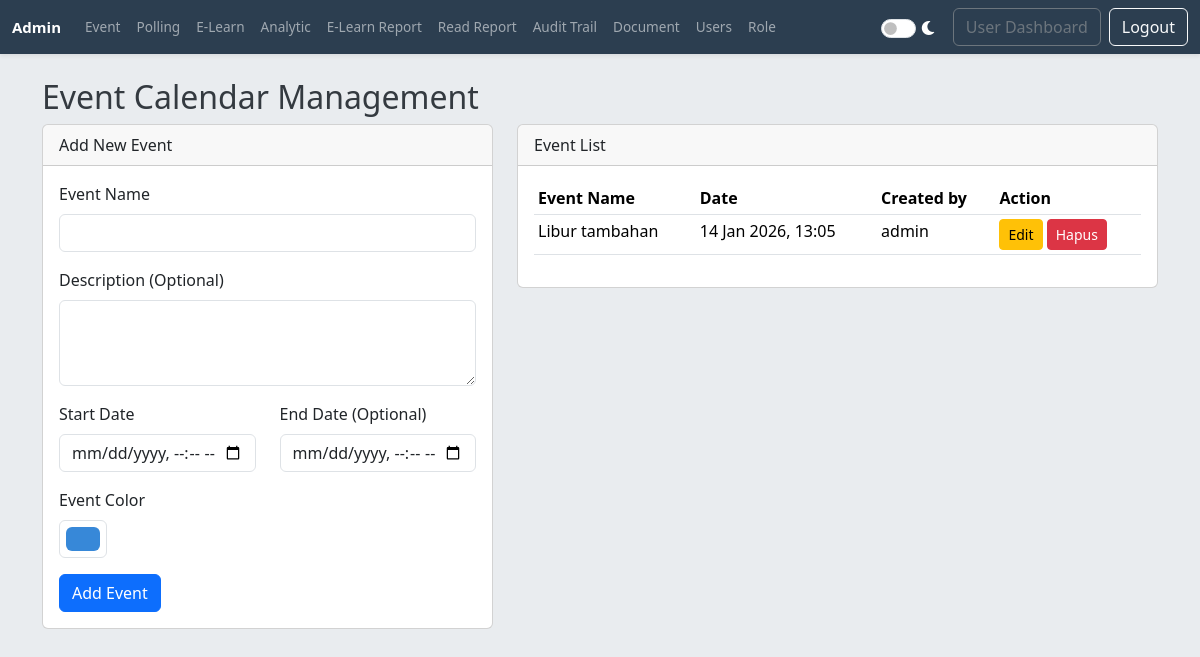
/admin/manage_events.php (signed in), run on the app's committed database.
### tables this page shows
CREATE TABLE IF NOT EXISTS `events` (
  `id` int NOT NULL AUTO_INCREMENT,
  `title` varchar(255) NOT NULL,
  `description` text,
  `start_datetime` datetime NOT NULL,
  `end_datetime` datetime DEFAULT NULL,
  `event_color` varchar(20) DEFAULT '#3788d8',
  `created_by` int DEFAULT NULL,
  `created_at` timestamp NOT NULL DEFAULT CURRENT_TIMESTAMP,
  PRIMARY KEY (`id`) USING BTREE,
  KEY `fk_events_user` (`created_by`) USING BTREE,
  CONSTRAINT `fk_events_user` FOREIGN KEY (`created_by`) REFERENCES `users` (`id`) ON DELETE SET NULL ON UPDATE RESTRICT
);

CREATE TABLE IF NOT EXISTS `users` (
  `id` int NOT NULL AUTO_INCREMENT,
  `username` varchar(50) NOT NULL,
  `password` varchar(255) NOT NULL,
  `role_id` int DEFAULT '2',
  `profile_picture` varchar(255) DEFAULT NULL,
  `is_active` tinyint(1) NOT NULL DEFAULT '1',
  `departement_id` int DEFAULT NULL,
  `theme` varchar(10) NOT NULL DEFAULT 'light',
  PRIMARY KEY (`id`) USING BTREE,
  UNIQUE KEY `username` (`username`) USING BTREE,
  KEY `users_ibfk_2` (`role_id`) USING BTREE,
  CONSTRAINT `users_ibfk_2` FOREIGN KEY (`role_id`) REFERENCES `roles` (`id`) ON DELETE SET NULL ON UPDATE RESTRICT
);

### includes/theme_handler.php (called while the page is built, shortened)
<?php
function get_theme_class() {
    return ($_SESSION['theme'] ?? 'light') === 'dark' ? 'dark-mode' : '';
}
$theme_class = get_theme_class();
?>

### admin/manage_events.php (the view, shortened to what this page needs)
<?php
require_once '../includes/theme_handler.php';
require_once '../includes/db_connect.php';
$events = [];
$sql = "SELECT e.id, e.title, e.start_datetime, e.end_datetime, u.username
        FROM events e
        LEFT JOIN users u ON e.created_by = u.id
        ORDER BY e.start_datetime DESC";
$result = $conn->query($sql);
while ($row = $result->fetch_assoc()) {
    $events[] = $row;
}
?>
<!DOCTYPE html>
<html lang="id" data-api-path="../">
<head>
    <link rel="stylesheet" href="../assets/css/bootstrap.min.css">
    <link rel="stylesheet" href="../assets/css/style.css">
    <link rel="stylesheet" href="https://cdnjs.cloudflare.com/ajax/libs/font-awesome/6.0.0-beta3/css/all.min.css">
</head>
<body class="<?= $theme_class ?>">
    <?php include 'admin_nav.php'; ?>
    <div class="container mt-4">
        <h2>Event Calendar Management</h2>
        <div class="row">
            <div class="col-lg-5 mb-4">
                <div class="card">
                    <div class="card-header">Add New Event</div>
                    <div class="card-body">
                        <form action="manage_events.php" method="POST">
                            <div class="mb-3">
                                <label for="title" class="form-label">Event Name</label>
                                <input type="text" name="title" id="title" class="form-control" required>
                            </div>
                            <div class="mb-3">
                                <label for="description" class="form-label">Description (Optional)</label>
                                <textarea name="description" id="description" class="form-control" rows="3"></textarea>
                            </div>
                            <div class="row">
                                <div class="col-md-6 mb-3">
                                    <label for="start_datetime" class="form-label">Start Date</label>
                                    <input type="datetime-local" name="start_datetime" id="start_datetime"
                                        class="form-control" required>
                                </div>
                                <div class="col-md-6 mb-3">
                                    <label for="end_datetime" class="form-label">End Date (Optional)</label>
                                    <input type="datetime-local" name="end_datetime" id="end_datetime"
                                        class="form-control">
                                </div>
                            </div>
                            <div class="mb-3">
                                <label for="event_color" class="form-label">Event Color</label>
                                <input type="color" name="event_color" id="event_color"
                                    class="form-control form-control-color" value="#3788d8" title="Pilih warna acara">
                            </div>
                            <button type="submit" class="btn btn-primary">Add Event</button>
                        </form>
                    </div>
                </div>
            </div>
            <div class="col-lg-7 mb-4">
                <div class="card">
                    <div class="card-header">Event List</div>
                    <div class="card-body">
                        <div class="table-responsive" style="max-height: 450px; overflow-y: auto;">
                            <table class="table table-hover table-sm">
                                <thead>
                                    <tr>
                                        <th>Event Name</th>
                                        <th>Date</th>
                                        <th>Created by</th>
                                        <th>Action</th>
                                    </tr>
                                </thead>
                                <tbody>
                                    <?php if (count($events) > 0):
                                        foreach ($events as $event): ?>
                                                    <tr>
                                                        <td><?= htmlspecialchars($event['title']) ?></td>
                                                        <td><?= date('d M Y, H:i', strtotime($event['start_datetime'])) ?></td>
                                                        <td><?= htmlspecialchars($event['username'] ?? 'N/A') ?></td>
                                                        <td>
                                                            <button class="btn btn-warning btn-sm" data-bs-toggle="modal"
                                                                data-bs-target="#editEventModal"
                                                                data-id="<?= $event['id'] ?>">Edit</button>
                                                            <a href="manage_events.php?action=delete&id=<?= $event['id'] ?>"
                                                                class="btn btn-danger btn-sm"
                                                                onclick="return confirm('Anda yakin ingin menghapus acara ini?')">Hapus</a>
                                                        </td>
                                                    </tr>
                                            <?php endforeach; else: ?>
                                            <tr>
                                                <td colspan="4" class="text-center">Belum ada acara yang ditambahkan.</td>
                                            </tr>
                                    <?php endif; ?>
                                </tbody>
                            </table>
                        </div>
                    </div>
                </div>
            </div>
        </div>
    </div>
</body>
</html>

### assets/css/style.css (style rules this page uses)
html, body { height: 100%; margin: 0; padding: 0; transition: background-color 0.3s, color 0.3s; }
body { font-family: 'Segoe UI', Arial, sans-serif; background-color: #e9ecef; color: #343a40; display: flex; flex-direction: column; }

### data on the page
events: title "Libur tambahan", start_datetime "14 Jan 2026, 13:05", created_by.username "admin"
